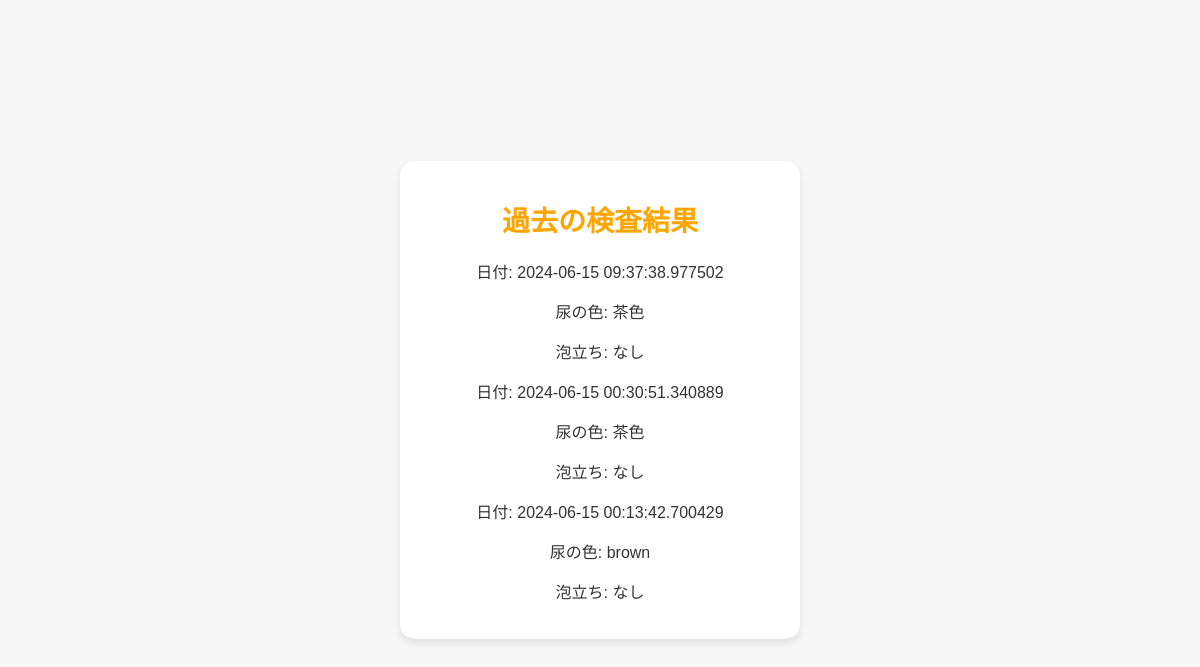
The app's page /history (signed in), older data.
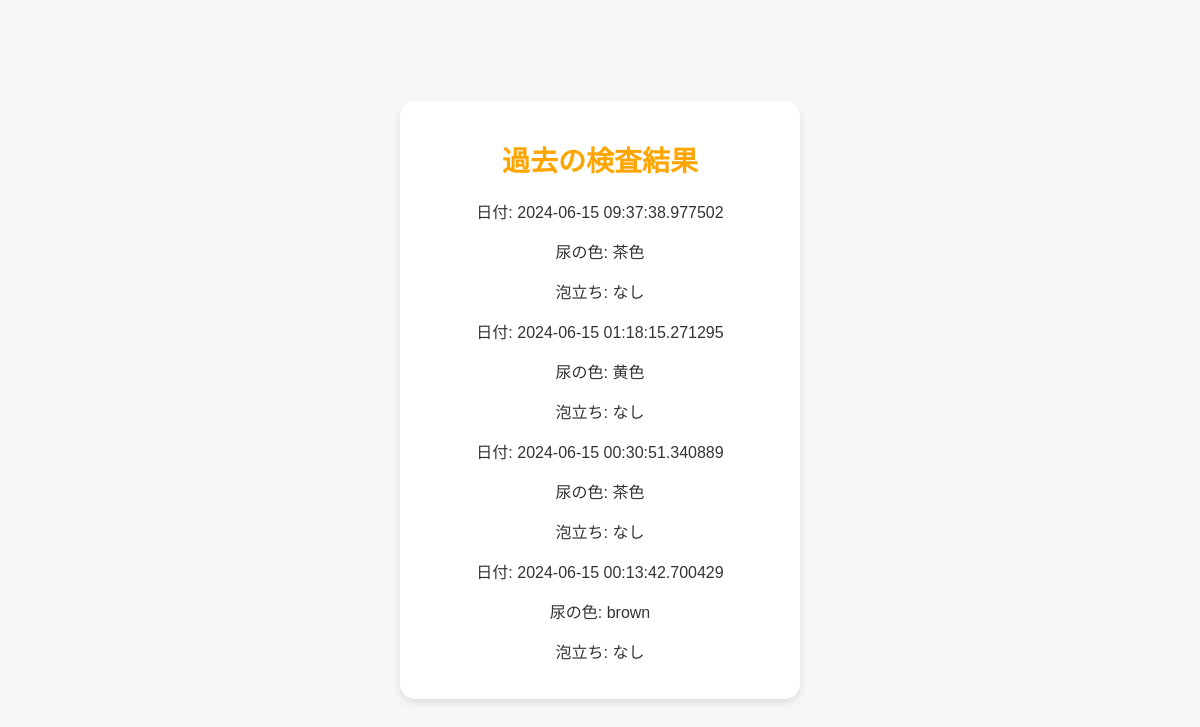
The same page, newer data.
### app.py (models this page shows)
class Result(db.Model):
    id = db.Column(db.Integer, primary_key=True)
    color = db.Column(db.String(20), nullable=False)
    foam = db.Column(db.String(20), nullable=False)
    date = db.Column(db.DateTime, nullable=False, default=datetime.utcnow)
    user_id = db.Column(db.Integer, db.ForeignKey('user.id'), nullable=False)

### app.py (the view)
@app.route('/history')
@login_required
def history():
    results = Result.query.filter_by(user_id=current_user.id).order_by(Result.date.desc()).all()
    return render_template('history.html', results=results)

### app.py (called while the page is built)
@login_manager.user_loader
def load_user(user_id):
    return User.query.get(int(user_id))

### templates/history.html (shortened to what this page needs)
<!DOCTYPE html>
<html lang="en">
<head>
    <link rel="stylesheet" href="{{ url_for('static', filename='styles.css') }}">
</head>
<body>
    <div class="container">
        <h1>過去の検査結果</h1>
        <div id="result-list">
            {% for result in results %}
            <div class="result-item">
                <p>日付: {{ result.date }}</p>
                <p>尿の色: {{ result.color }}</p>
                <p>泡立ち: {{ result.foam }}</p>
            </div>
            {% endfor %}
        </div>
    </div>
</body>
</html>

### static/styles.css (style rules this page uses)
body { background-color: #f7f7f7; font-family: 'Helvetica', 'Arial', sans-serif; color: #333; margin: 0; display: flex; justify-content: center; align-items: center; height: 100vh; box-sizing: border-box; }
.container { background-color: #ffffff; padding: 20px; border-radius: 15px; box-shadow: 0 4px 8px rgba(0, 0, 0, 0.1); width: 90%; max-width: 400px; text-align: center; box-sizing: border-box; }
h1 { font-size: 28px; color: #ffa500; margin-bottom: 20px; }

Row changes from the older to the newer data that the page shows:
added Result: date "2024-06-15 01:18:15.271295", color "黄色", foam "なし"
